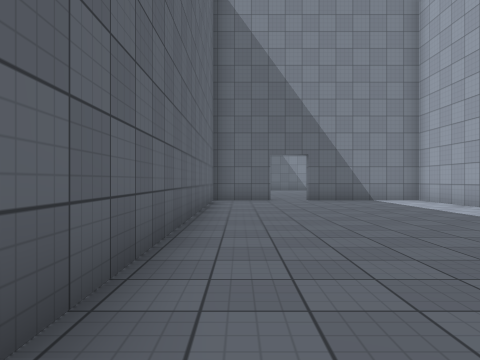
[1] (above)

16 first-person views from a walk through a 3-D level made in the Unity game engine. The camera is 1.2 m above the floor, looks level and sees 70° across. The floor is counted in squares, 1.8 m on a side. Each view is taken from the middle of a square. On the plan, view 1 faces up. The plan holds only what a view shows up to about 10 squares ahead; the rest is blank. The place goes on beyond the plan. The player is left out. Surface patterns are stand-ins for the level's own textures.

[2]
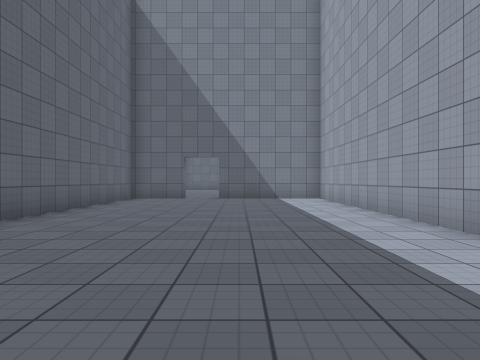

[3]
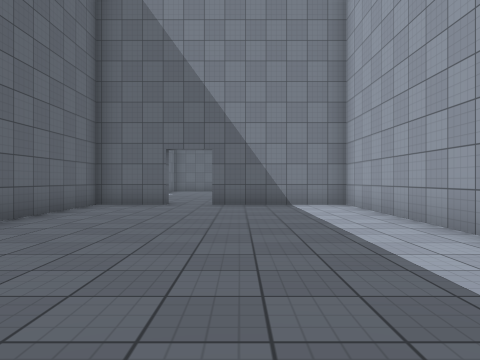

[4]
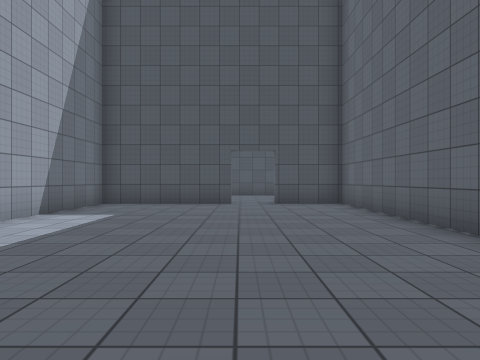

[5]
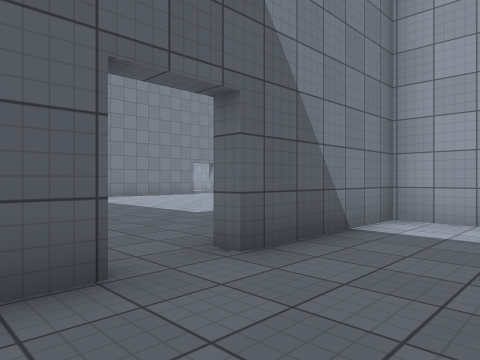

[6]
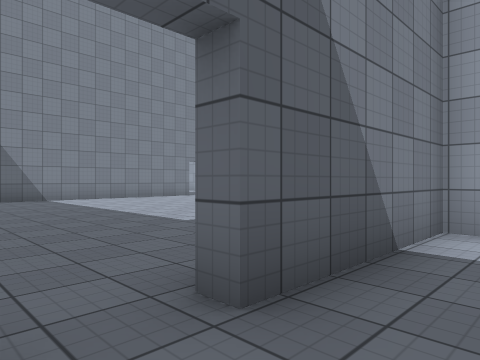

[7]
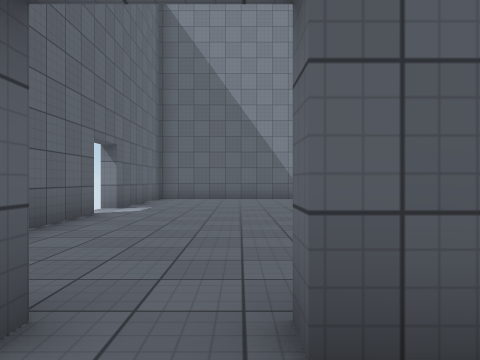

[8]
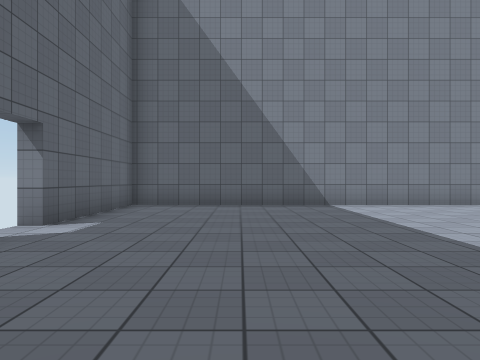

[9]
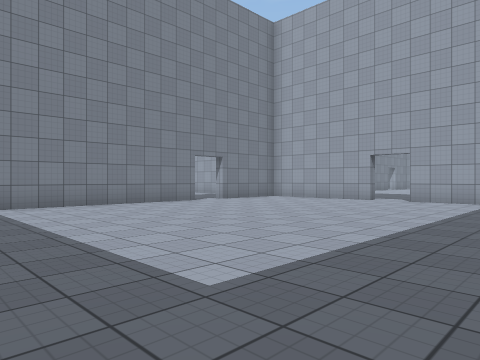

[10]
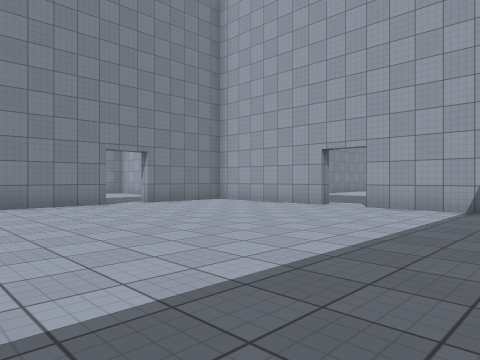

[11]
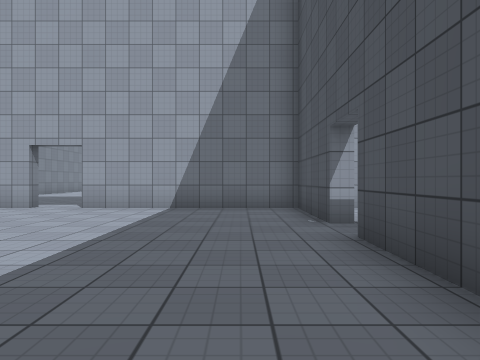

[12]
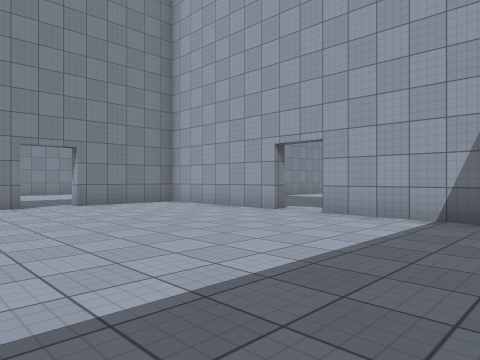

[13]
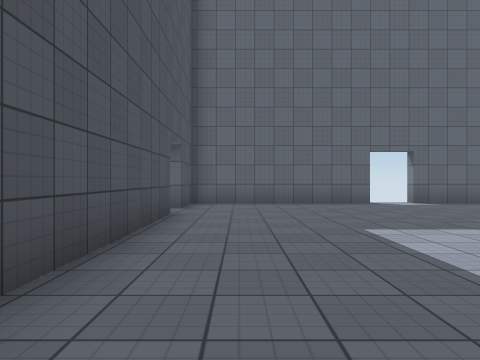

[14]
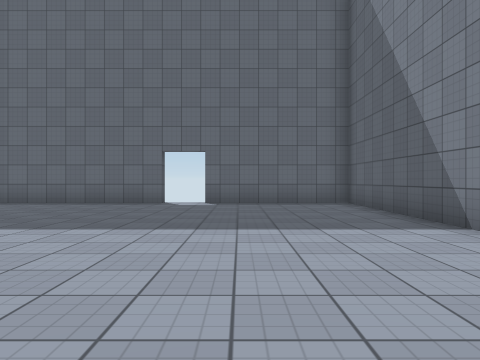

[15]
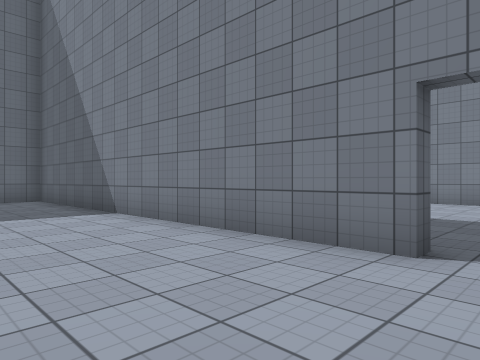

[16]
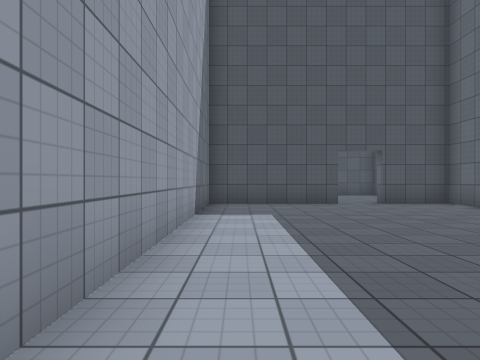

### Floor plan
Ten units are one square. View 1 is at (0, 0); x grows to the right and y downward. Boxes are objects, and circles mark ways between rooms. Rooms are numbered by the first view taken in them; rooms with no view inside come last. Other rooms are left out.
<svg viewBox="-14 -226 160 261">
<path fill="none" stroke="#000" d="M10 -112 -9 -112 -9 26 10 26M22 26 59 26 59 -112 23 -112M100 -221 -9 -221 -9 -180M22 -116 100 -116M-9 -167 -9 -116 10 -116M113 -116 141 -116 141 -168M141 -180 141 -211M131 -221 112 -221"/>
<circle cx="20" cy="-120" r="3" fill="#2a7"/>
<text x="20" y="-50">1</text>
<text x="60" y="-170">2</text>
</svg>
Room 1 opens to room 2.

Where each view was taken, in squares from view 1:
view 1: 0 up, 0 right, facing up
view 2: 1 down, 3 right, facing up
view 3: 2 up, 3 right, facing up
view 4: 7 up, 2 right, facing down
view 5: 9 up, 0 right, facing up-right
view 6: 10 up, 1 right, facing up-right
view 7: 10 up, 2 right, facing up
view 8: 13 up, 2 right, facing up
view 9: 13 up, 3 right, facing up-right
view 10: 13 up, 6 right, facing up-right
view 11: 13 up, 6 right, facing right
view 12: 13 up, 8 right, facing up-right
view 13: 13 up, 9 right, facing left
view 14: 19 up, 9 right, facing left
view 15: 19 up, 11 right, facing up-left
view 16: 7 up, 5 right, facing down
